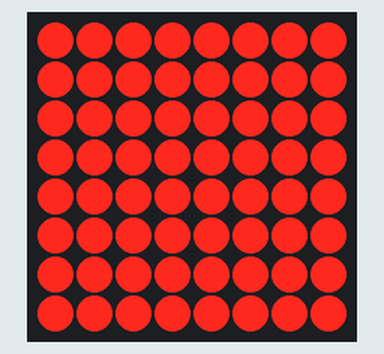
Simulated run of this program. Board: CircuitPython board. On the bench: 8×8 LED matrix.

Above: at 0.1 s.
At 5.03 s:
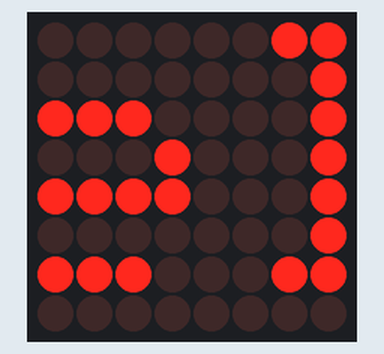
At 9.85 s:
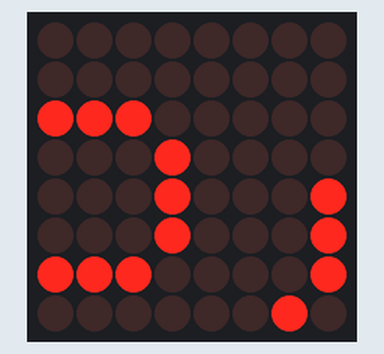
At 14.67 s:
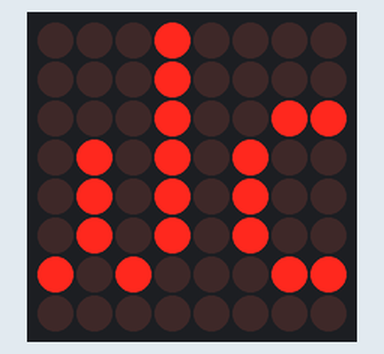
At 19.76 s:
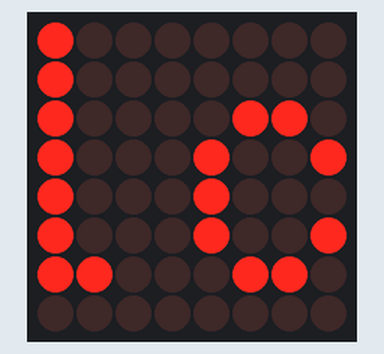
At 39.65 s:
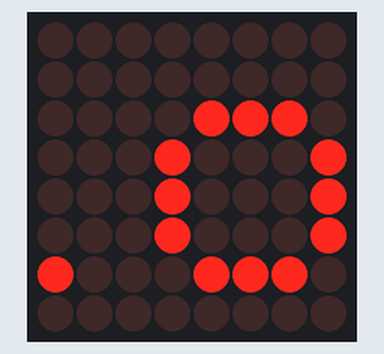

The program:

testmax7219.py
```python
from adafruit_max7219 import matrices
import board
from board import TX
from board import RX
from board import A2
import busio
import digitalio
import time

clk = RX
din = TX
cs = digitalio.DigitalInOut(A2)

spi = busio.SPI(clk, MOSI=din)
display = matrices.Matrix8x8(spi, cs)

while True:
    display.brightness(3)

    display.fill(1)
    display.pixel(3, 3)
    display.pixel(3, 4)
    display.pixel(4, 3)
    display.pixel(4, 4)
    display.show()
    time.sleep(3.0)

    display.clear_all()
    s = 'Hello, World!'
    for c in range(len(s)*8):
        display.fill(0)
        display.text(s, -c, 0)
        display.show()
        time.sleep(0.25)
```
